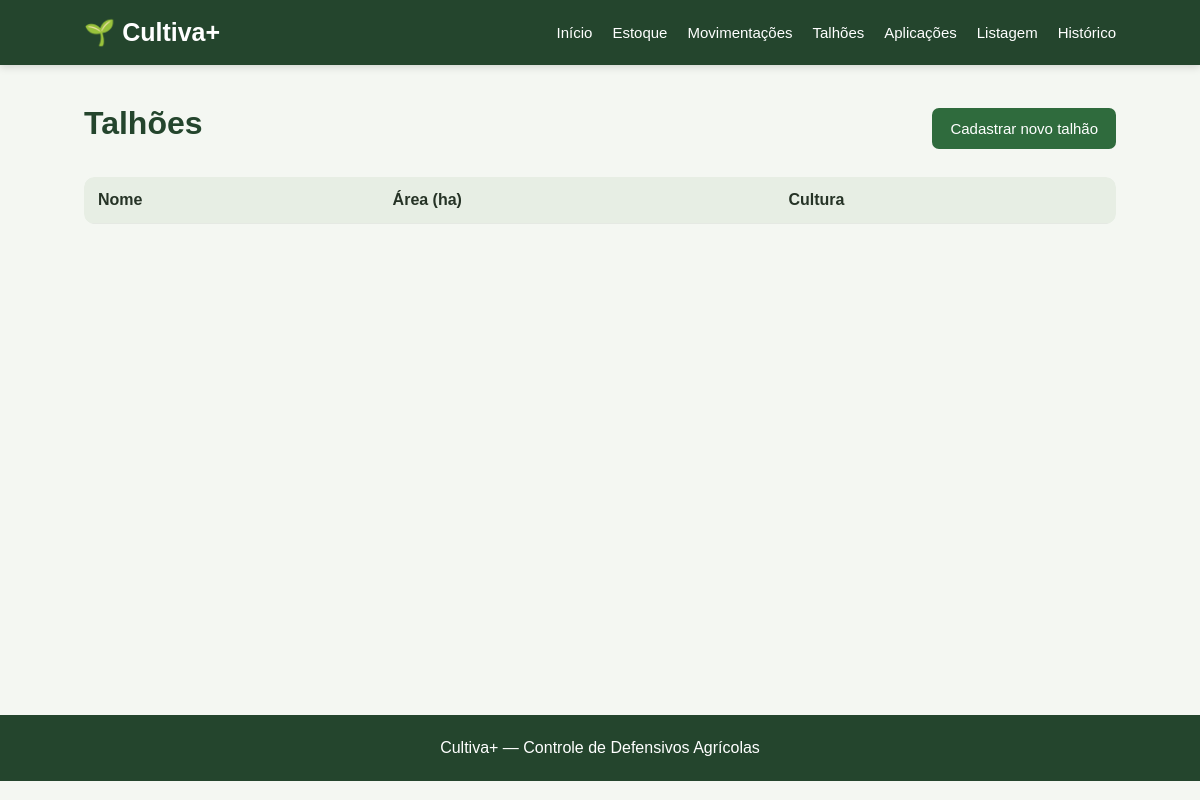
Page /talhoes on the earlier database version.
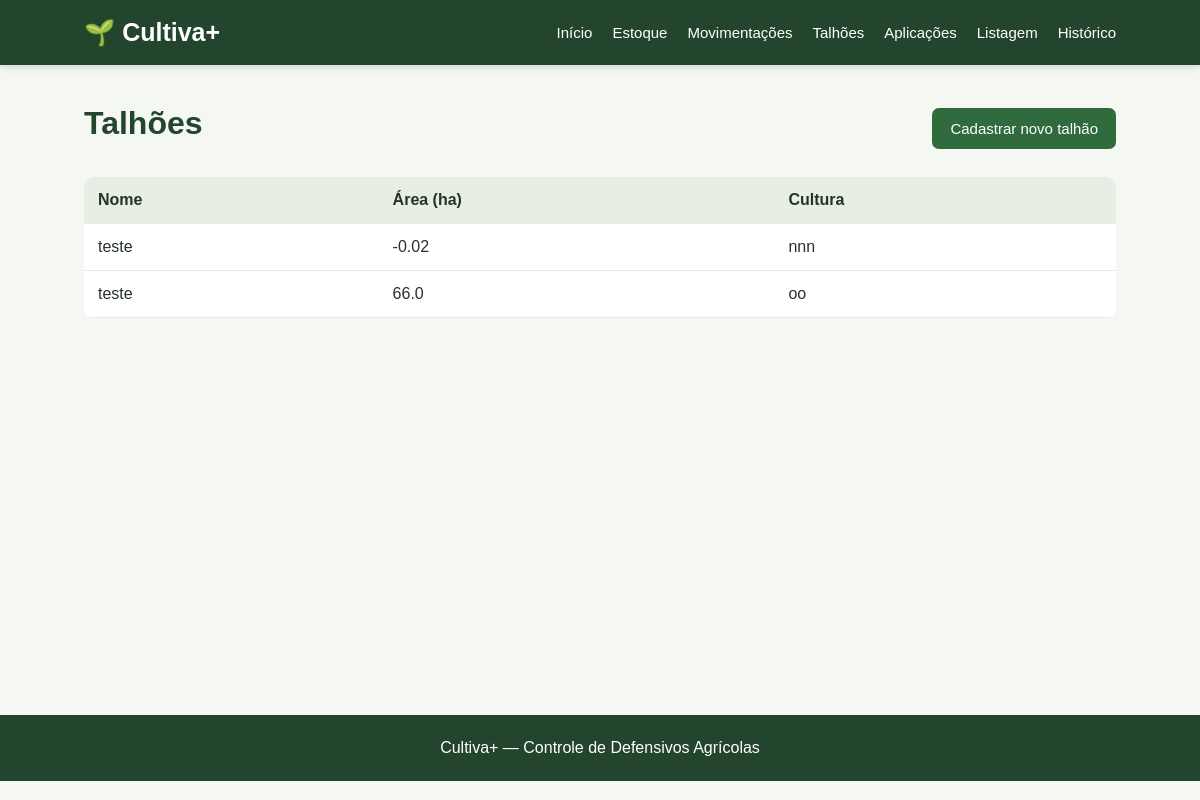
Same page on the later database version.
### tables this page shows
CREATE TABLE talhoes (
            id INTEGER PRIMARY KEY AUTOINCREMENT,
            nome TEXT NOT NULL,
            area REAL NOT NULL,
            cultura TEXT NOT NULL
        );

### app.py (the view)
@app.route("/talhoes")
def talhoes():
    conexao = conectar_banco()
    talhoes_lista = conexao.execute("""
        SELECT *
        FROM talhoes
        ORDER BY nome
    """).fetchall()
    conexao.close()
    return render_template(
        "talhoes.html",
        talhoes=talhoes_lista
    )

### app.py (called while the page is built)
def conectar_banco():
    conexao = sqlite3.connect(DATABASE)
    conexao.row_factory = sqlite3.Row
    return conexao

### templates/talhoes.html (shortened to what this page needs)
{% extends "base.html" %}
{% block content %}
<div class="cabecalho-pagina">
<h1>Talhões</h1>
<a href="{{ url_for('cadastrar_talhao') }}" class="botao">
    Cadastrar novo talhão
</a>
</div>
<div class="tabela-container">
<table>
    <thead>
        <tr>
            <th>Nome</th>
            <th>Área (ha)</th>
            <th>Cultura</th>
        </tr>
    </thead>
    <tbody>
        {% for talhao in talhoes %}
        <tr>
            <td>{{ talhao.nome }}</td>
            <td>{{ talhao.area }}</td>
            <td>{{ talhao.cultura }}</td>
        </tr>
        {% endfor %}
    </tbody>
</table>
</div>
{% endblock %}

Differences in the rows shown:
added talhoes: nome "teste", area "-0.02", cultura "nnn"
added talhoes: nome "teste", area "66.0", cultura "oo"
